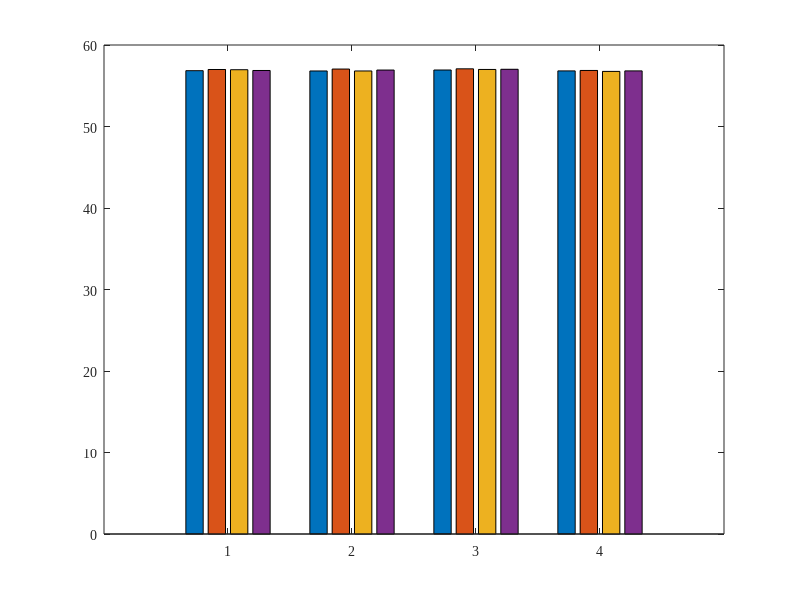

Recreate this plot in MATLAB. (Note: this script raises an error after producing the figure.)
% FILE DESCRIPTION:
% Script to plot the results of experiment 2.3 (Adversarial Issues in WLANs)
% This script plots article's figures 11b and 11c 

clc
clear all

disp('***********************************************************************')
disp('*         Potential and Pitfalls of Multi-Armed Bandits for           *')
disp('*               Decentralized Spatial Reuse in WLANs                  *')
disp('*                                                                     *')
disp('* Submission to Journal on Network and Computer Applications          *')
disp('* Authors:                                                            *')
disp('*   - Francesc Wilhelmi (francisco.wilhelmi@upf.edu)                  *')
disp('*   - Sergio Barrachina-Muñoz  (sergio.barrachina@upf.edu)            *')
disp('*   - Boris Bellalta (boris.bellalta@upf.edu)                         *')
disp('*   - Cristina Cano (ccanobs@uoc.edu)                                 *')
disp('*   - Anders Jonsson (anders.jonsson@upf.edu)                         *')
disp('*   - Gergely Neu (gergely.neu@upf.edu)                               *')
disp('* Copyright (C) 2017-2022, and GNU GPLd, by Francesc Wilhelmi         *')
disp('* Repository:                                                         *')
disp('*  https://github.com/fwilhelmi/potential_pitfalls_mabs_spatial_reuse *')
disp('***********************************************************************')

disp('----------------------------------------------')
disp('PLOT RESULTS OF EXPERIMENT 2.3')
disp('----------------------------------------------')

% Set font type
set(0,'defaultUicontrolFontName','Times New Roman');
set(0,'defaultUitableFontName','Times New Roman');
set(0,'defaultAxesFontName','Times New Roman');
set(0,'defaultTextFontName','Times New Roman');
set(0,'defaultUipanelFontName','Times New Roman');

% Load results from experiments in 2.3
load('results_experiment_2_3_1.mat');
load('results_experiment_2_3_2.mat');
load('results_experiment_2_3_3.mat');
load('results_experiment_2_3_4.mat');

% Determine the number of WLANs and iterations
num_wlans = size(tpt_evolution_2_3_1, 2);
total_iterations = size(tpt_evolution_2_3_1, 1);

% Average tpt experienced per WLAN
mean_tpt_per_wlan_selfish = mean(tpt_evolution_2_3_1(1:total_iterations,:), 1);
mean_tpt_per_wlan_shared = mean(tpt_evolution_2_3_2(1:total_iterations,:), 1);
mean_tpt_per_wlan_selfish_egreedy = mean(tpt_evolution_2_3_3(1:total_iterations,:), 1);
mean_tpt_per_wlan_shared_egreedy = mean(tpt_evolution_2_3_4(1:total_iterations,:), 1);
std_per_wlan_selfish = std(tpt_evolution_2_3_1(1:total_iterations,:), 1);
std_per_wlan_shared = std(tpt_evolution_2_3_2(1:total_iterations,:), 1);
std_per_wlan_selfish_egreedy = std(tpt_evolution_2_3_3(1:total_iterations,:), 1);
std_per_wlan_shared_egreedy = std(tpt_evolution_2_3_4(1:total_iterations,:), 1);

% Upper bounds
shared_upper_bound = [113.2326 113.2326 113.2326 113.2326];
selfish_upper_bound = shared_upper_bound;
max_min = 113.2326;

% Average throughput experienced per WLAN 
fig = figure('pos',[450 400 500 350]);
axes;
axis([1 20 30 70]);    
ctrs = 1:num_wlans;
data = [mean_tpt_per_wlan_selfish(:) mean_tpt_per_wlan_shared(:) mean_tpt_per_wlan_selfish_egreedy(:) mean_tpt_per_wlan_shared_egreedy(:)];
figure(1)
hBar = bar(ctrs, data);
for k1 = 1 : size(data, 2)
    ctr(k1,:) = bsxfun(@plus, hBar(1).XData, [hBar(k1).XOffset]');
    ydt(k1,:) = hBar(k1).YData;
end
hold on
errorbar(ctr', ydt', [std_per_wlan_selfish(:) std_per_wlan_shared(:) std_per_wlan_selfish_egreedy(:) std_per_wlan_shared_egreedy(:)], '.r')      
xlabel('WLAN id','fontsize', 24)
ylabel('Mean throughput (Mbps)','fontsize', 24)
set(gca,'FontSize', 22)
axis([0 num_wlans+1 0 1.2 * max(selfish_upper_bound)])
b2 = bar(1 : num_wlans, [selfish_upper_bound; shared_upper_bound; selfish_upper_bound; shared_upper_bound]', 0.5, 'LineStyle', '--', ...
     'FaceColor', 'none', 'EdgeColor', 'red', 'LineWidth', 1.5); % 
%h2 = plot(0 : num_wlans+1, mean(max_min) * ones(1, num_wlans+2), 'k--', 'linewidth',2);
legend([hBar, b2],{'Selfish (TS)', 'Env.-aware (TS)', 'Selfish (\epsilon-greedy)', ...
    'Env.-aware (\epsilon-greedy)', 'Optimal (selfish)', 'Optimal (shared)'});
% Save Figure
figName = 'experiment_2_3_mean_tpt';
savefig(['./Output/' figName '.fig'])
saveas(gcf,['./Output/' figName],'png')

% Throughput experienced by WLAN A
fig = figure('pos',[450 400 500 350]);
axes;
axis([1 20 30 70]);
subplot(2,1,1)
tpt_per_iteration_thompson = mean(tpt_evolution_2_3_1(1 : total_iterations, 1), 2);
plot(1 : total_iterations, tpt_per_iteration_thompson);
hold on
xlabel('Iteration','fontsize', 24)
legend('Thompson sampling')
set(gca,'FontSize', 22)
subplot(2,1,2)
tpt_per_iteration_egreedy = mean(tpt_evolution_2_3_3(1 : total_iterations, 1), 2);
plot(1 : total_iterations, tpt_per_iteration_egreedy, 'r');
xlabel('Iteration','fontsize', 24)
ylabel('Throughput WLAN_{A} (Mbps)','fontsize', 24)
legend('\epsilon-greedy')
set(gca,'FontSize', 22)
% Save Figure
figName = 'experiment_2_3_variability';
savefig(['./Output/' figName '.fig'])
saveas(gcf,['./Output/' figName],'png')